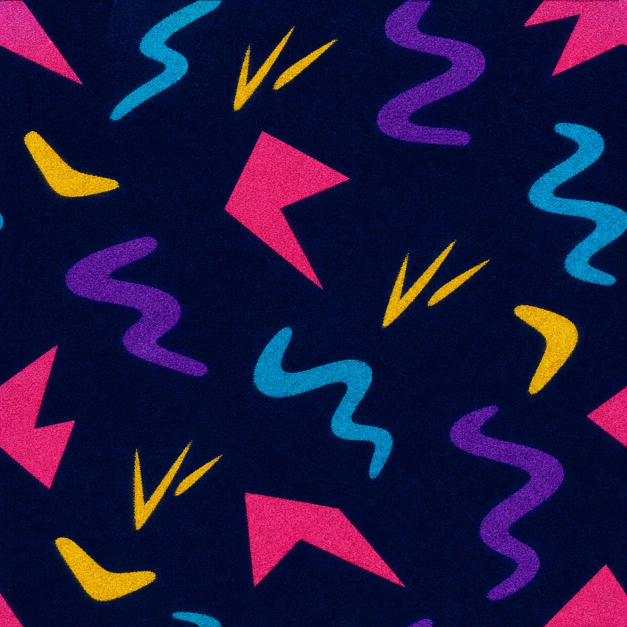
#> input picture assets/texture-sources/arcade-carpet-raw.jpg, 1254 x 1254 px (shown at 1/2 size)
$ python build_arcade_carpet.py
#> lines starting #> are read from the running program, lines starting #| are printed output that depends on the picture
### tools/theme_writer.py
"""Reusable writer for N64FlashcartMenu V1 theme PNG packages."""

from __future__ import annotations

import math
import struct
import zlib
from collections import namedtuple
from pathlib import Path
from typing import Iterable

from PIL import Image


WIDTH = 64
# Regions retain byte-sized origins.  A 32px texture can therefore start as
# late as row 255 and extend through row 286.
MAX_HEIGHT = 287
MAX_STATIC_WIDTH = 640
MAX_STATIC_HEIGHT = 480
NAME = 1
FAMILY = 2
COLORS = 3
BACKGROUND = 4
REGIONS = 5
TAB_GEOMETRY = 6
INTERNAL_BORDER = 7
TEXTURE_ANIMATION = 8
PARAMETER_ANIMATION = 9
TEXTURE_ORIGIN = 10

# Animation flag bits shared by Type 8 texture animation and Type 9 parameter
# animation. Combining PING_PONG | INTERPOLATE is valid; LOOP and PING_PONG
# are mutually exclusive playback modes.
ANIMATION_LOOP = 0
ANIMATION_PING_PONG = 1 << 0
ANIMATION_ONCE = 1 << 1
ANIMATION_REVERSED = 1 << 2
ANIMATION_INTERPOLATE = 1 << 3

# Rotation is expressed in radians per 60 Hz tick. Large fullscreen repeating
# fields can cause discomfort well below the format's technical ±0.25 limit,
# so authored themes use this conservative ceiling unless a future validator
# grants an explicit, reviewed exception.
COMFORTABLE_ROTATION_LIMIT = 0.001

COLOR_NAMES = (
    "background panel border text muted_text accent highlight tab_inactive "
    "tab_active shadow success warning gradient_tl gradient_tr gradient_bl gradient_br"
).split()
Palette = namedtuple("Palette", COLOR_NAMES)
ParameterFrame = namedtuple("ParameterFrame", (
    "background panel border text muted_text accent highlight tab_inactive "
    "tab_active shadow success warning gradient_tl gradient_tr gradient_bl gradient_br "
    "gradient_speed gradient_warp layer0_scale layer1_scale layer0_dx layer0_dy "
    "layer1_dx layer1_dy rotation layer0_alpha layer1_alpha layer0_texture layer1_texture"
), defaults=(None,) * 29)
Rectangle = namedtuple("Rectangle", "x y width height", defaults=(0, 0, 0, 0))
Animation = namedtuple("Animation", "frame_ticks flags columns", defaults=(0, 0, 1))
ParameterAnimation = namedtuple("ParameterAnimation", "frames animation")
PackedArtwork = namedtuple("PackedArtwork", "image rectangles")
TextureRegions = namedtuple("TextureRegions", "layer0 layer1 border",
                            defaults=(Rectangle(), Rectangle(), Rectangle()))
DualTextureBackground = namedtuple("DualTextureBackground", (
    "layer0_scale layer1_scale layer0_dx layer0_dy layer1_dx layer1_dy "
    "rotation layer0_alpha layer1_alpha"))


def _uint(value: int, bits: int, label: str) -> int:
    value = int(value)
    if not 0 <= value < 1 << bits:
        raise ValueError(f"{label} must be 0..{(1 << bits) - 1}")
    return value


# [5 lines left out: function _finite, not called in this run]


def rgba(hex_rgb: str, alpha: int = 255) -> tuple[int, int, int, int]:
    """Create an RGBA tuple from a six-digit hexadecimal RGB string."""
    if len(hex_rgb) != 6:
        raise ValueError("RGB colors must contain exactly six hexadecimal digits")
    try:
        rgb = bytes.fromhex(hex_rgb)
    except ValueError as error:
        raise ValueError("RGB colors must contain hexadecimal digits") from error
    return (*rgb, _uint(alpha, 8, "alpha"))


# [33 lines left out: functions lerp_rgba, close_seams, not called in this run]


def quantize_fixed_palette(image: Image.Image, colors: Iterable[tuple[int, int, int, int]],
                           *, alpha_threshold: int = 128) -> Image.Image:
    """Map pixels to an explicit <=16-color RGBA palette deterministically."""
    choices = tuple(tuple(_uint(channel, 8, "palette channel") for channel in color)
                    for color in colors)
    if not 1 <= len(choices) <= 16 or any(len(color) != 4 for color in choices):
        raise ValueError("fixed palettes must contain 1..16 RGBA colors")
    threshold = _uint(alpha_threshold, 8, "alpha threshold")
    transparent = [color for color in choices if color[3] < threshold]
    opaque = [color for color in choices if color[3] >= threshold]
    if not opaque:
        raise ValueError("fixed palettes need at least one opaque color")
    source = image.convert("RGBA")
    output = Image.new("RGBA", source.size)
    mapped = []
    for pixel in source.get_flattened_data():
        candidates = transparent if pixel[3] < threshold and transparent else opaque
        mapped.append(min(candidates, key=lambda color: sum(
            (pixel[channel] - color[channel]) ** 2 for channel in range(4))))
    output.putdata(mapped)
    return output


def palette(*colors) -> Palette:
    """Build the required sixteen-color palette from RGBA tuples or hex strings."""
    if len(colors) != len(COLOR_NAMES):
        raise ValueError("a theme palette must contain sixteen colors")
    normalized = []
    for color in colors:
        if isinstance(color, str):
            color = rgba(color)
        elif len(color) == 2 and isinstance(color[0], str):
            color = rgba(*color)
        if len(color) != 4:
            raise ValueError("palette colors must be RGBA tuples")
        normalized.append(tuple(_uint(channel, 8, "color channel") for channel in color))
    return Palette(*normalized)


def colors_record(colors: Palette) -> tuple[int, bytes]:
    """Encode a sixteen-color theme palette."""
    return COLORS, b"".join(bytes(color) for color in colors)


# [23 lines left out: functions decode_palette, text_record, gradient_background, not called in this run]


def static_image_background() -> tuple[int, bytes]:
    """Use the complete artwork image as a non-repeating static background."""
    return BACKGROUND, bytes((5,))


# [33 lines left out: functions dual_texture_background, decode_dual_texture_background, texture_origin, not called in this run]


def internal_border(style: int) -> tuple[int, bytes]:
    """Select one of the built-in border styles."""
    return INTERNAL_BORDER, bytes((_uint(style, 8, "border style"),))


# [17 lines left out: functions texture_animations, regions_record, not called in this run]


def tlv(kind: int, value: bytes) -> bytes:
    return bytes((_uint(kind, 8, "record type"),)) + struct.pack(
        "<H", _uint(len(value), 16, "record length")) + value


# [212 lines left out: functions _pack_animation_for_frames, read_metadata, record_value, replace_record, decode_regions, pack_artwork and 4 more, not called in this run]

### tools/build_arcade_carpet.py
#!/usr/bin/env python3
"""Build the drifting, gently breathing Arcade Carpet theme."""
from __future__ import annotations
import math
from pathlib import Path
from PIL import Image,ImageEnhance
from theme_writer import (ANIMATION_INTERPOLATE,Animation,FAMILY,NAME,
 ParameterAnimation,ParameterFrame,TextureRegions,colors_record,
 dual_texture_background,internal_border,pack_after_parameters,pack_parameter_animation,palette,
 quantize_fixed_palette,regions_record,text_record,write_theme)
ROOT=Path(__file__).resolve().parents[1]
SOURCE=ROOT/'assets/texture-sources/arcade-carpet-raw.jpg'
OUTPUT=ROOT/'assets/themes/arcade-carpet.png';ROWS=1;SIZE=64
CI=((0,0,0,0),(1,3,20,255),(2,7,38,255),(3,13,59,255),(4,22,82,255),
 (14,50,105,255),(10,95,145,255),(12,151,191,255),(25,198,222,255),
 (67,22,116,255),(105,30,155,255),(151,49,184,255),(188,28,105,255),
 (237,38,128,255),(236,151,15,255),(255,207,24,255))
COLORS=palette('02072c',('08103e',224),'7e39ae','f4f4ff','a49bc9','12b4d2',
 'ffca24','14265c','2d4180','010316','69c39a','ec9d3f','060c32','111c4d',
 '0b153e','23366b')
def texture(source):
 # Direct square reduction keeps source-authored squiggles, sparks, polygons,
 # spacing, carpet fiber and seamless edge topology.
 im=source.convert('RGB').resize((SIZE,SIZE),Image.Resampling.LANCZOS)
 im=ImageEnhance.Contrast(im).enhance(1.12);im=ImageEnhance.Color(im).enhance(1.18)
 tile=quantize_fixed_palette(im.convert('RGBA'),CI[1:])
 # This theme's near-black source colors read as dirt rather than shadow at
 # menu scale. Fold them into the deep navy ground, not merely isolated dots.
 pixels=tile.load();cleaned=tile.copy();out=cleaned.load();dark={CI[1],CI[2]}
 for y in range(SIZE):
  for x in range(SIZE):
   if pixels[x,y] in dark: out[x,y]=CI[3]
 return cleaned
def build():
 tile=texture(Image.open(SOURCE))
#> in texture, `im=source.convert('RGB').resize((SIZE,SIZE),Image.Resampling.LANCZOS)`:
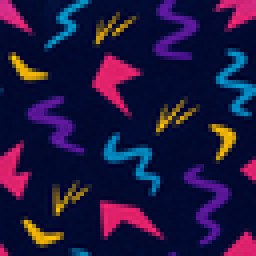
#> im: PIL image 64x64 RGB (shown 4 times larger); mean R, G, B 31.8, 22.2, 62.3
#> in texture, `im = ImageEnhance.Contrast(im).enhance(1.12)`:
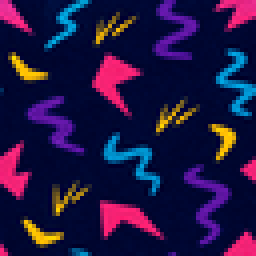
#> im: PIL image 64x64 RGB (shown 4 times larger); mean R, G, B 33, 20.9, 65.7
#> in quantize_fixed_palette, `choices = tuple(tuple(_uint(channel, 8, "palette channel") for channel..`: choices = 15 items, first 6: (1, 3, 20, 255), (2, 7, 38, 255), (3, 13, 59, 255), (4, 22, 82, 255), (14, 50, 105, 255), (10, 95, 145, 255)
#> in quantize_fixed_palette, `transparent = [color for color in choices if color[3] < threshold]`: transparent = []
#> in quantize_fixed_palette, `opaque = [color for color in choices if color[3] >= threshold]`: opaque has the same summary as choices
#> in quantize_fixed_palette, `output = Image.new("RGBA", source.size)`: output: PIL image 64x64 RGBA; every value is 0
 # Type-9 supplies a zero-mean vertical velocity.  Its integral is a smooth
 # bob, while the base horizontal velocity stays continuous and constant.
 vertical_frames=[ParameterFrame(layer0_dy=.006*math.sin(index*math.tau/12))
                  for index in range(12)]
 parameter_record,parameter_sheet=pack_parameter_animation(ParameterAnimation(
  vertical_frames,Animation(24,ANIMATION_INTERPOLATE,4)),ROWS)
 packed=pack_after_parameters(parameter_sheet,(tile,));rect=packed.rectangles[0]
 records=[text_record(NAME,'Arcade Carpet'),text_record(FAMILY,'Retro'),
  colors_record(COLORS),dual_texture_background(.210,.210,.006,0,0,0,0,255,0),
  regions_record(TextureRegions(rect,rect),ROWS),internal_border(8),parameter_record]
 write_theme(OUTPUT,records,packed.image,ROWS);return OUTPUT
#> (the run stopped early here; a loop or call above may not have finished)

$ run again, with assets/texture-sources/bioluminescent-forest-raw.jpg copied over assets/texture-sources/arcade-carpet-raw.jpg
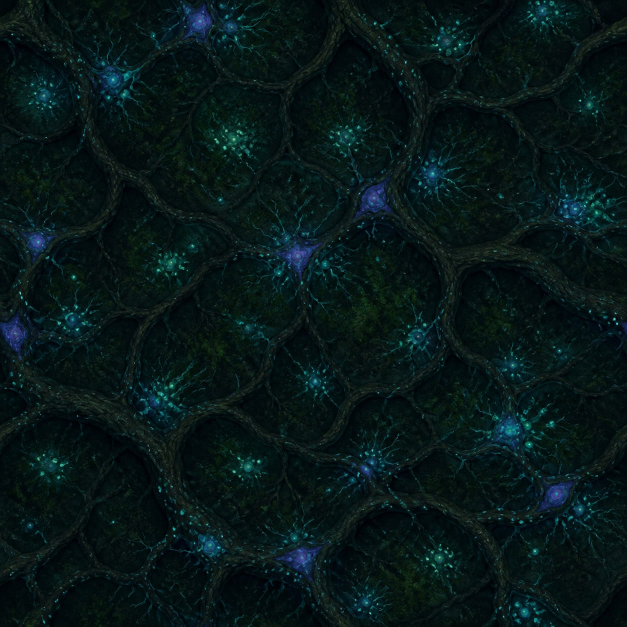
#> input picture assets/texture-sources/bioluminescent-forest-raw.jpg, 1254 x 1254 px (shown at 1/2 size)
#> in texture, `im=source.convert('RGB').resize((SIZE,SIZE),Image.Resampling.LANCZOS)`:
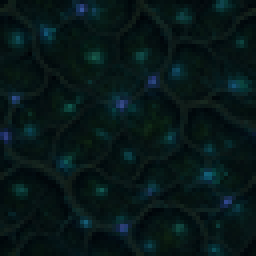
#> im: PIL image 64x64 RGB (shown 4 times larger); mean R, G, B 6.9, 23.5, 23.9
#> choices = 15 items, first 6: (1, 3, 20, 255), (2, 7, 38, 255), (3, 13, 59, 255), (4, 22, 82, 255), (14, 50, 105, 255), (10, 95, 145, 255)
#> transparent = []
#> opaque has the same summary as choices
#> output: PIL image 64x64 RGBA; every value is 0

$ run again, with assets/texture-sources/generative-threads-raw.jpg copied over assets/texture-sources/arcade-carpet-raw.jpg
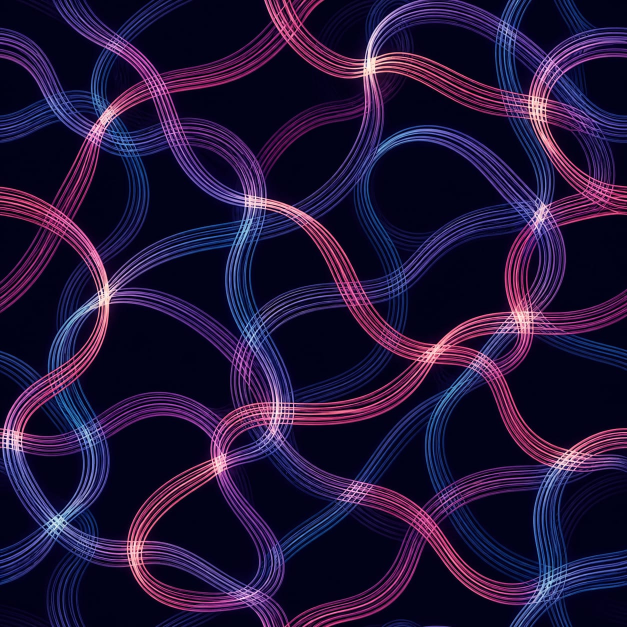
#> input picture assets/texture-sources/generative-threads-raw.jpg, 1254 x 1254 px (shown at 1/2 size)
#> in texture, `im=source.convert('RGB').resize((SIZE,SIZE),Image.Resampling.LANCZOS)`:
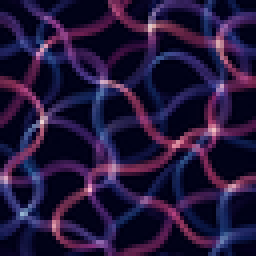
#> im: PIL image 64x64 RGB (shown 4 times larger); mean R, G, B 36, 22.1, 58.6
#> in texture, `im = ImageEnhance.Color(im).enhance(1.18)`:
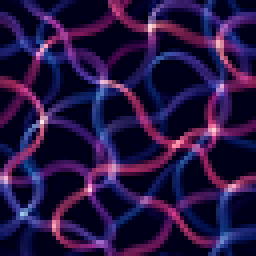
#> im: PIL image 64x64 RGB (shown 4 times larger); mean R, G, B 38.3, 19.8, 66.6
#> choices = 15 items, first 6: (1, 3, 20, 255), (2, 7, 38, 255), (3, 13, 59, 255), (4, 22, 82, 255), (14, 50, 105, 255), (10, 95, 145, 255)
#> transparent = []
#> opaque has the same summary as choices
#> output: PIL image 64x64 RGBA; every value is 0
